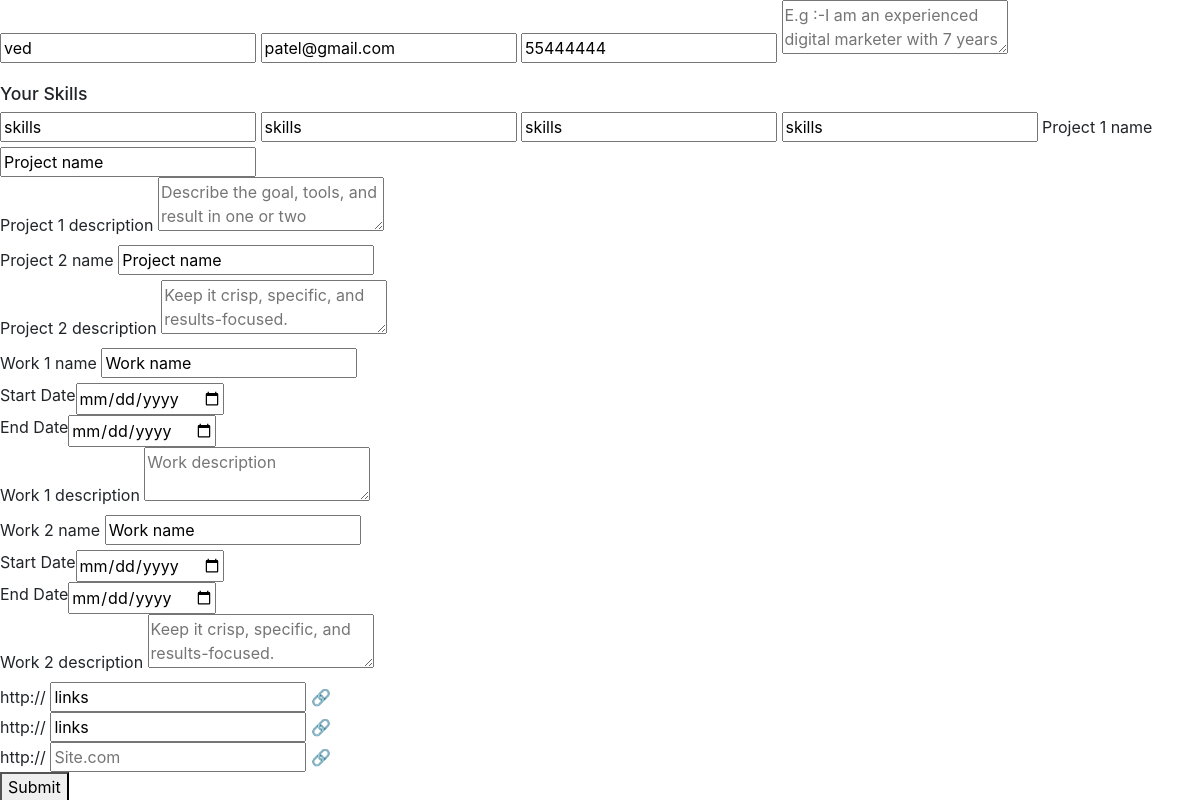
The app's page /edit_page/1, older data.
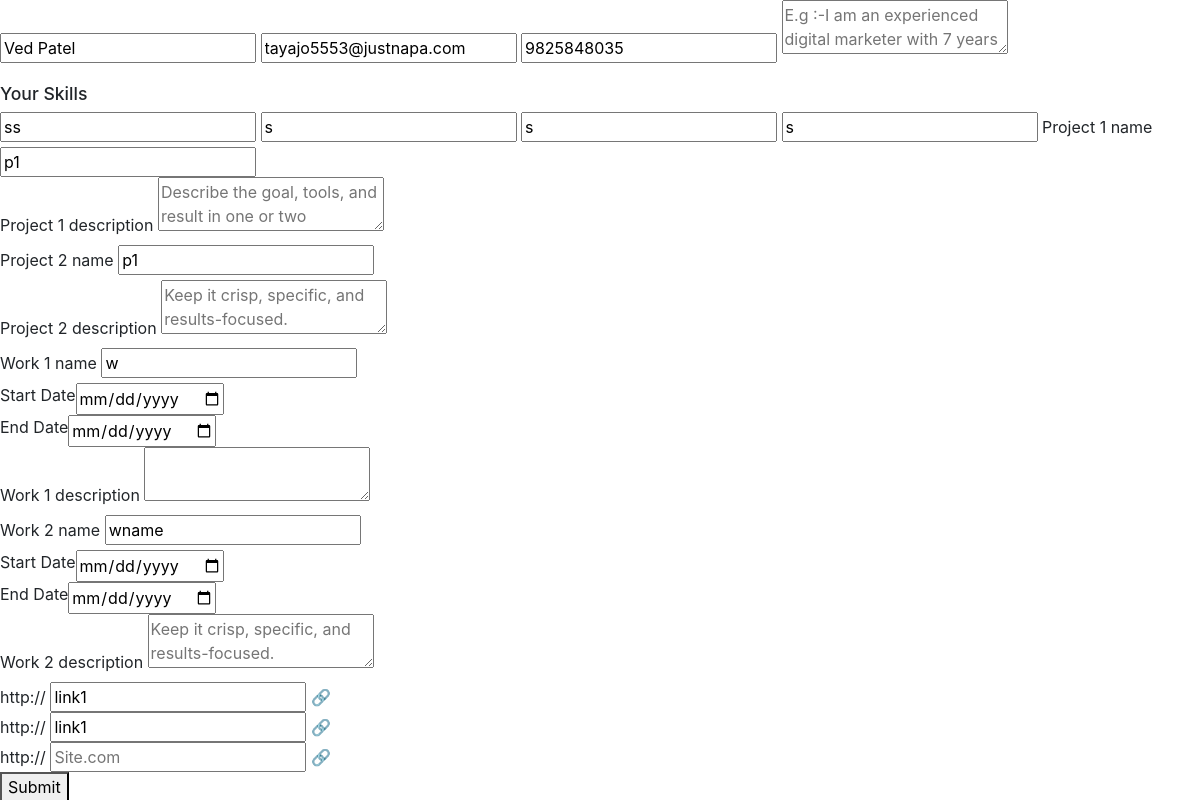
The same page, newer data.
### templates/models.py (models this page shows, shortened)
class Header_model(db.Model):
    __tablename__ = "Resume_header_model"
    Template_id = db.Column(db.Integer,primary_key = True)
    Full_name = db.Column(db.String(),nullable=False)
    email = db.Column(db.String(),nullable=False)
    phone = db.Column(db.BigInteger, nullable=False)

class Description_model(db.Model):
    __tablename__ = "Resume_description_model"
    description_id = db.Column(db.Integer,primary_key = True)
    User_Description = db.Column(db.String(),nullable = False)
    skills1 = db.Column(db.String(),nullable = False)
    skills2 = db.Column(db.String(),nullable = False)
    skills3 = db.Column(db.String(),nullable = False)
    skills4 = db.Column(db.String(),nullable = False)

class Project_model(db.Model):
    __tablename__ = "Project_model"
    project_id = db.Column(db.Integer,primary_key = True)
    Project_name1 = db.Column(db.String(),nullable = False)
    Project_name2 = db.Column(db.String(),nullable = False)
    Project_description1 = db.Column(db.String(),nullable = False)
    Project_description2 = db.Column(db.String(),nullable = False)

class Work_model(db.Model):
    __tablename__ = "Work_model"
    Work_id = db.Column(db.Integer,primary_key = True)
    Work_name1 = db.Column(db.String(),nullable = False)
    Work_name2 = db.Column(db.String(),nullable = False)
    Work_description1 = db.Column(db.String(),nullable = False)
    Work_description2 = db.Column(db.String(),nullable = False)

class web_link_model(db.Model):
    __tablename__ = "web_link_model"
    web_link_id = db.Column(db.Integer,primary_key = True)
    web_link1 = db.Column(db.String(),nullable = False)
    web_link2 = db.Column(db.String(),nullable = False)
    web_link3 = db.Column(db.String(),nullable = False)

### app.py (the view, shortened to what this page needs)
@app.route("/edit_page/<int:header_id>",methods = ["GET","POST"])
def edit_page(header_id):
    Header = Header_model.query.get_or_404(header_id)
    Description = Description_model.query.get_or_404(header_id)
    Project = Project_model.query.get_or_404(header_id)
    Work = Work_model.query.get_or_404(header_id)
    web_link = web_link_model.query.get_or_404(header_id)
    return render_template("edit_page.html",
                           header_id=header_id,
                           Header = Header,
                           Description = Description,
                           Project = Project,
                           Work = Work,
                           web_link = web_link,)

### templates/edit_page.html (shortened to what the changed rows need)
<!DOCTYPE html>
<html lang="en">
<head>
    <link
        rel="stylesheet"
        href="https://cdn.jsdelivr.net/npm/bootstrap@4.3.1/dist/css/bootstrap.min.css"
    />
    <link rel="stylesheet" href="{{ url_for('static', filename='css/Template.css') }}"/>
</head>
<body>
                <form method="post">
                    <input
        placeholder="Enter Name"
        class="input-style"
        type="text"
        name="Full_name"
        value="{{ Header.Full_name }}"
      />
      <input
        placeholder="Enter Email"
        class="input-style"
        type="email"
        name="email"
        value="{{ Header.email }}"
      />
      <input
        placeholder="Enter Phone"
        class="input-style"
        type="number"
        name="phone"
        value="{{ Header.phone }}"
      />
      <textarea placeholder="E.g :-I am an experienced digital marketer with 7 years of expertise in brand strategy." class="input-style"  name="User_Description" value="{{ Description.User_Description }}"></textarea>
                        <h3 style="margin-top: 20px; font-size: 1.1em;">Your Skills</h3>
                        <input type="text" placeholder="Skill 1" class="input-style" name="skills1" value="{{ Description.skills1 }}">
                        <input type="text" placeholder="Skill 2" class="input-style" name="skills2" value="{{ Description.skills2 }}">
                        <input type="text" placeholder="Skill 3" class="input-style" name="skills3" value="{{ Description.skills3 }}">
                        <input type="text" placeholder="Skill 4" class="input-style" name="skills4" value="{{ Description.skills4 }}">
                    <label for="Project_name1">Project 1 name</label>
          <input
            type="text"
            name="Project_name1"
            id="Project_name1"
            class="form-input"
            placeholder="Example: Resume Builder Dashboard"
            value="{{ Project.Project_name1 }}"
          />
        <div class="field-group">
          <label for="Project_description1">Project 1 description</label>
          <textarea
            name="Project_description1"
            id="Project_description1"
            class="form-textarea"
            placeholder="Describe the goal, tools, and result in one or two sentences."
            value="{{ Project.Project_description1 }}"
          ></textarea>
        </div>
        <div class="field-group">
          <label for="Project_name2">Project 2 name</label>
          <input
            type="text"
            name="Project_name2"
            id="Project_name2"
            class="form-input"
            placeholder="Example: Portfolio Site Refresh"
            value="{{ Project.Project_name2 }}"
          />
        </div>
        <div class="field-group">
          <label for="Project_description2">Project 2 description</label>
          <textarea
            name="Project_description2"
            id="Project_description2"
            class="form-textarea"
            placeholder="Keep it crisp, specific, and results-focused."
          ></textarea>
          <div class="field-group">
          <label for="Project_name1">Work 1 name</label>
          <input
            type="text"
            name="Work_name1"
            id="Project_name1"
            class="form-input"
            placeholder="Example: Resume Builder Dashboard"
            value="{{ Work.Work_name1 }}"
          />
        </div>
        <div class="date-range">
        </div>
        <div class="field-group">
          <label for="Project_description1">Work 1 description</label>
          <textarea
            name="Work_description1"
            id="Project_description1"
            class="form-textarea"
            placeholder="{{ Work.Work_description2 }}"
            ></textarea>
        </div>
        <div class="field-group">
          <label for="Project_name2">Work 2 name</label>
          <input
            type="text"
            name="Work_name2"
            id="Project_name2"
            class="form-input"
            placeholder="Example: Portfolio Site Refresh"
            value="{{ Work.Work_name2 }}"
          />
        </div>
        <div class="date-range">
        </div>
        <div class="field-group">
          <div class="link-page">
        <div class="link-list">
          <div class="link_conainer">
            <span class="prefix">http://</span>
            <input
              class="myinput-link"
              placeholder="Site.com"
              name="web_link1"
              value="{{  web_link.web_link1 }}"
            />
            <span class="link-icon"> 🔗 </span>
          </div>
        </div>
      </div>
      <div class="link-page">
        <div class="link-list">
          <div class="link_conainer">
            <span class="prefix">http://</span>
            <input
              class="myinput-link"
              placeholder="Site.com"
              name="web_link2"
              value="{{ web_link.web_link1 }}"
            />
            <span class="link-icon"> 🔗 </span>
          </div>
        </div>
      </div>
                </form>
</body>
</html>

Row changes from the older to the newer data that the page shows:
changed Header_model: Full_name "ved" → "Ved Patel"; email "patel@gmail.com" → "tayajo5553@justnapa.com"; phone "55444444" → "9825848035"
changed Description_model: skills1 "skills" → "ss"; skills2 "skills" → "s"; skills3 "skills" → "s"; skills4 "skills" → "s"
changed Project_model "Describe the goal, tools, and result in one or two sentences.": Project_name1 "Project name" → "p1"; Project_name2 "Project name" → "p1"
changed Work_model: Work_name1 "Work name" → "w"; Work_description1 "Work description" → (not shown); Work_name2 "Work name" → "wname"
changed web_link_model: web_link1 "links" → "link1"; web_link2 "links" → "link1"
